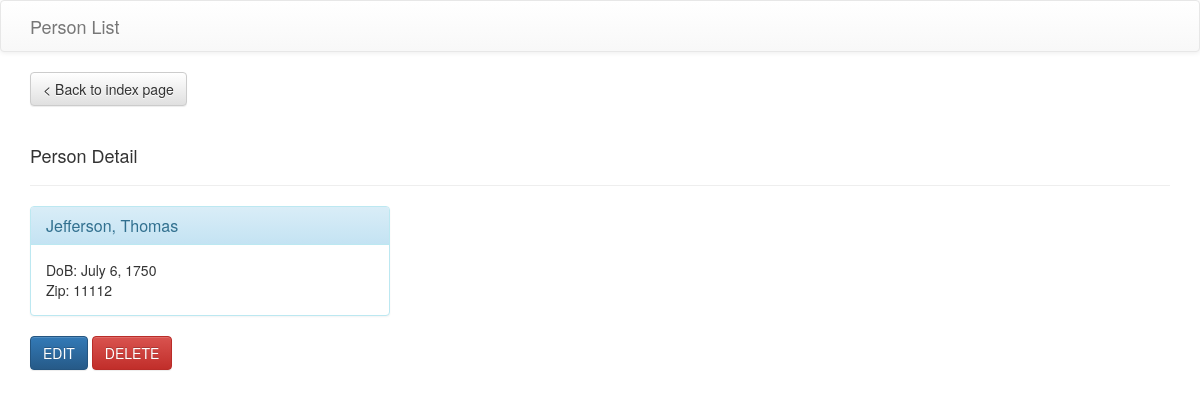
Screenshot of /person_list/7/ with the database file from the repository.
### person_list/models.py (models this page shows, shortened)
class Person(models.Model):
	first_name = models.CharField(max_length=40)
	last_name = models.CharField(max_length=40)
	date_of_birth = models.DateField()
	zip_code = models.CharField(max_length=10)

### person_list/views.py (the view)
# urls.py: url(r'^(?P<person_id>[0-9]+)/$', views.detail, name='detail'),
def detail(request, person_id):
	try:
		person = Person.objects.get(pk=person_id)
	except Person.DoesNotExist:
		return redirect_to_index()
	else:
		return render(request, 'person_list/detail.html', {'person': person})

### person_list/templates/person_list/detail.html
{% extends "person_list/base_layout.html" %}
{% block body %}
<a class="btn btn-default" role="button" href="{% url 'person_list:index' %}">&lt; Back to index page</a><br/>
<div class="page-header">
	<h4>Person Detail</h4>
</div>
<div class="row">
	<div class="col-sm-4">
		<div class="panel panel-info">
			<div class="panel-heading">
				<h3 class="panel-title">{{ person.last_name }}, {{ person.first_name }}</h3>
			</div>
			<div class="panel-body">
				<span>DoB: {{ person.date_of_birth }}</span><br/>
				<span>Zip: {{ person.zip_code }}</span>
			</div>
		</div>
	</div>
</div>
<p>
	<a class="btn btn-primary btn-large" role="button" href="{% url 'person_list:edit' person.id %}">EDIT</a>
	<a class="btn btn-danger btn-large" role="button" href="{% url 'person_list:delete' person.id %}">DELETE</a>
</p>
{% endblock body %}

### rows the page displays
Person: last_name "Jefferson", first_name "Thomas", date_of_birth "July 6, 1750", zip_code "11112"
